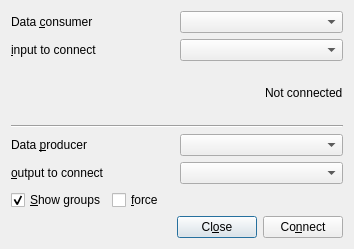
<?xml version="1.0" encoding="UTF-8"?>
<ui version="4.0">
 <class>connectDialog</class>
 <widget class="QDialog" name="connectDialog">
  <property name="geometry">
   <rect>
    <x>0</x>
    <y>0</y>
    <width>354</width>
    <height>249</height>
   </rect>
  </property>
  <property name="windowTitle">
   <string>Dialog</string>
  </property>
  <layout class="QVBoxLayout" name="verticalLayout">
   <item>
    <layout class="QHBoxLayout" name="horizontalLayout_2">
     <item>
      <widget class="QLabel" name="inNodeLabel">
       <property name="text">
        <string>Data &amp;consumer</string>
       </property>
       <property name="buddy">
        <cstring>inNodeComboBox</cstring>
       </property>
      </widget>
     </item>
     <item>
      <widget class="QComboBox" name="inNodeComboBox"/>
     </item>
    </layout>
   </item>
   <item>
    <layout class="QHBoxLayout" name="horizontalLayout_3">
     <item>
      <widget class="QLabel" name="inputLabel">
       <property name="text">
        <string>&amp;input to connect</string>
       </property>
       <property name="buddy">
        <cstring>inputComboBox</cstring>
       </property>
      </widget>
     </item>
     <item>
      <widget class="QComboBox" name="inputComboBox"/>
     </item>
    </layout>
   </item>
   <item>
    <layout class="QHBoxLayout" name="horizontalLayout_7">
     <item>
      <spacer name="horizontalSpacer_3">
       <property name="orientation">
        <enum>Qt::Horizontal</enum>
       </property>
       <property name="sizeHint" stdset="0">
        <size>
         <width>40</width>
         <height>20</height>
        </size>
       </property>
      </spacer>
     </item>
     <item>
      <widget class="QLabel" name="connectedToLabel">
       <property name="text">
        <string>Not connected</string>
       </property>
      </widget>
     </item>
    </layout>
   </item>
   <item>
    <widget class="Line" name="line">
     <property name="orientation">
      <enum>Qt::Horizontal</enum>
     </property>
    </widget>
   </item>
   <item>
    <layout class="QHBoxLayout" name="horizontalLayout_5">
     <item>
      <widget class="QLabel" name="outNodeLabel">
       <property name="text">
        <string>Data &amp;producer</string>
       </property>
       <property name="buddy">
        <cstring>outNodeComboBox</cstring>
       </property>
      </widget>
     </item>
     <item>
      <widget class="QComboBox" name="outNodeComboBox"/>
     </item>
    </layout>
   </item>
   <item>
    <layout class="QHBoxLayout" name="horizontalLayout_4">
     <item>
      <widget class="QLabel" name="outputLabel">
       <property name="text">
        <string>&amp;output to connect</string>
       </property>
       <property name="buddy">
        <cstring>outputComboBox</cstring>
       </property>
      </widget>
     </item>
     <item>
      <widget class="QComboBox" name="outputComboBox"/>
     </item>
    </layout>
   </item>
   <item>
    <layout class="QHBoxLayout" name="horizontalLayout">
     <item>
      <widget class="QCheckBox" name="showGroupsCheckBox">
       <property name="text">
        <string>&amp;Show groups</string>
       </property>
       <property name="checked">
        <bool>true</bool>
       </property>
      </widget>
     </item>
     <item>
      <widget class="QCheckBox" name="forceCheckBox">
       <property name="toolTip">
        <string>if checked, when two groups are different, 
try to connect common values</string>
       </property>
       <property name="text">
        <string>&amp;force</string>
       </property>
       <property name="checked">
        <bool>false</bool>
       </property>
      </widget>
     </item>
     <item>
      <spacer name="horizontalSpacer">
       <property name="orientation">
        <enum>Qt::Horizontal</enum>
       </property>
       <property name="sizeHint" stdset="0">
        <size>
         <width>40</width>
         <height>20</height>
        </size>
       </property>
      </spacer>
     </item>
    </layout>
   </item>
   <item>
    <layout class="QHBoxLayout" name="horizontalLayout_6">
     <item>
      <spacer name="horizontalSpacer_2">
       <property name="orientation">
        <enum>Qt::Horizontal</enum>
       </property>
       <property name="sizeHint" stdset="0">
        <size>
         <width>40</width>
         <height>20</height>
        </size>
       </property>
      </spacer>
     </item>
     <item>
      <widget class="QPushButton" name="closePushButton">
       <property name="text">
        <string>Cl&amp;ose</string>
       </property>
      </widget>
     </item>
     <item>
      <widget class="QPushButton" name="connectPushButton">
       <property name="text">
        <string>Co&amp;nnect</string>
       </property>
      </widget>
     </item>
    </layout>
   </item>
  </layout>
 </widget>
 <resources/>
 <connections/>
</ui>
